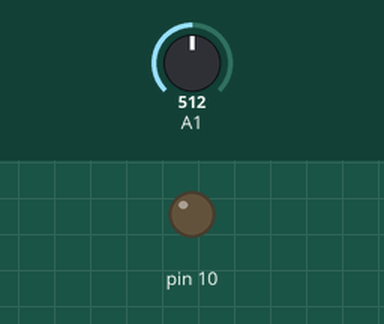
This sketch was run on a simulated Arduino Uno, built with avr-gcc and run on an emulated ATmega328P. On the bench: output pins drawn as LEDs (lit = HIGH). The test bench sets the inputs (shaded band); at power-on: A1 = 512.

Above: at 1.2 s.
1.3 s: A1 set to 990
3.1 s: A1 set to 1019
At 4.7 s:
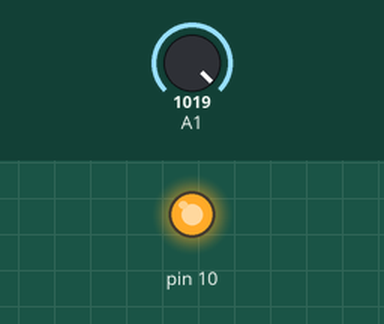
Timing chart, 0 to 6.2 s (numbered marks = the images above; inputs shaded):
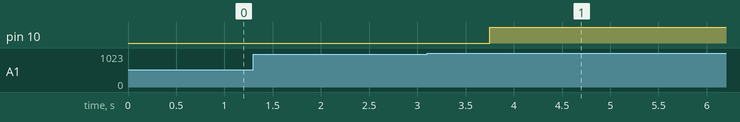

The sketch:

Tx.ino
```cpp
#include <RCSwitch.h>

int ncheck = 1000;

int button_check;
int x = 0;
unsigned long starttime;
RCSwitch mySwitch = RCSwitch();

void setup() {
  Serial.begin(9600);
  mySwitch.enableTransmit(12);
  pinMode(10,OUTPUT);

}

void loop() {
  button_check = analogRead(A1);

  if (button_check > 1000) {
    if (x == 0) {
      starttime = millis();
      x = 1;
    }
    while ((millis() - starttime) <= 600000) {
      mySwitch.send(ncheck, 24);
      ncheck++;
      delay(200);
      digitalWrite(10,HIGH);
    }
    digitalWrite(10, LOW);

  }else{
    x = 0;
  }
}
```

Measured:
- the behaviour switches between 1000 and 1001 on A1 (found by bisection; images 0 and 1)
- after the input at 1.3 s, every drawn part: stays the same
- after the input at 3.1 s, pin 10: LOW → HIGH after 0.65 s
